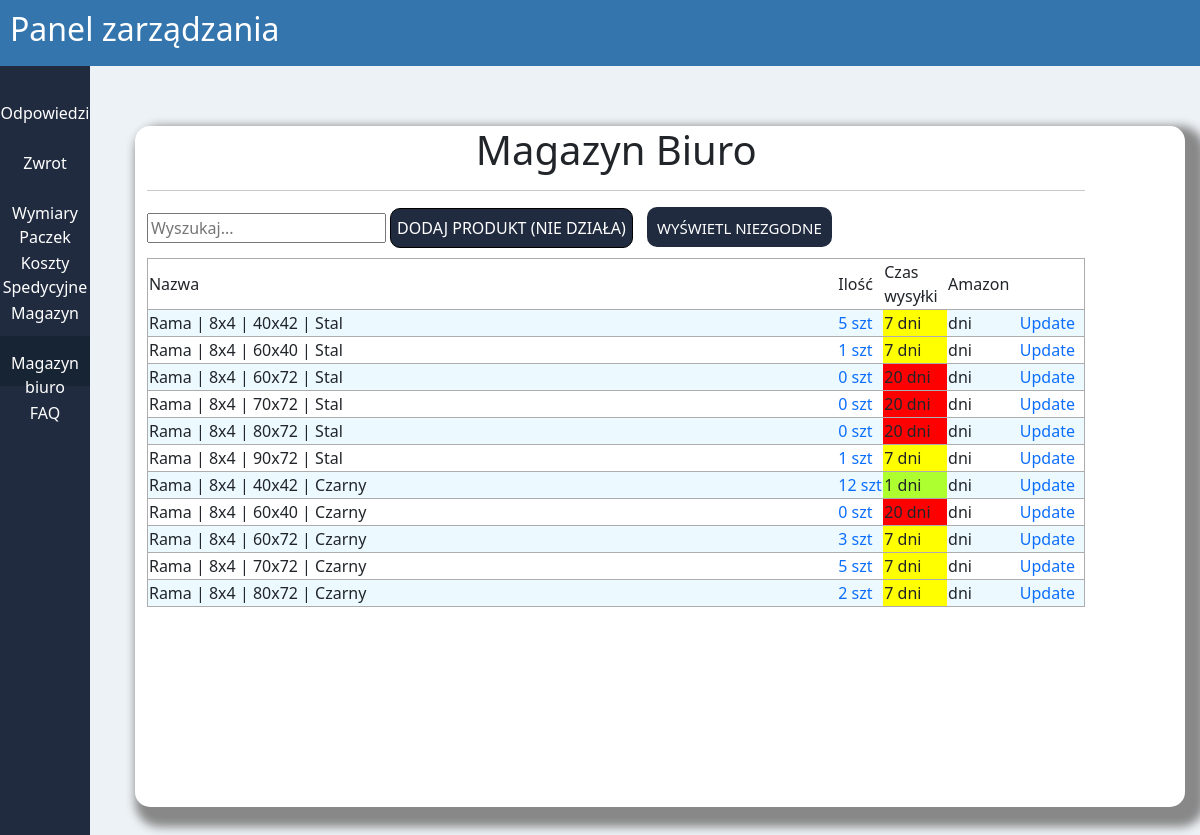
/filtr.php, run on the app's committed database.
### tables this page shows
CREATE TABLE `karosek` (
  `ID` int(11) NOT NULL,
  `Nazwa` text NOT NULL,
  `Profil` varchar(55) NOT NULL,
  `Rozmiar` text NOT NULL,
  `Kolor` text NOT NULL,
  `Ilosc` int(11) NOT NULL,
  `czas_jest` text NOT NULL,
  `ebay` varchar(10) NOT NULL,
  `shopper` varchar(10) NOT NULL,
  `kaufland` varchar(10) NOT NULL,
  `cdiscount` varchar(10) NOT NULL,
  `etsy` varchar(10) NOT NULL,
  `allegro` varchar(10) NOT NULL
);

### filtr.php (the view, shortened to what this page needs)
<?php
    $kolumna = $_GET['kolumna'];
    require "connect.php";
    $conn = new mysqli($host, $db_user, $db_password, $db_name);
    $sql = "SELECT * FROM karosek;";
    $conn->set_charset("utf8");
	  $result = $conn->query($sql);
    ?>
<!DOCTYPE html>
<html lang="en">
<head>
<?php
require "addons/head.php";
?>
</head>
<body
    <?php
    require 'addons/title.php'
?>
<div class="row">
    <?php
    require 'addons/navbar.php'
    ?>
    <div class="col-11">
        <div class="row odstep bialy cien">
            <div class="col-11">
            <h1 class="srodek">Magazyn Biuro</h1>
            <hr>
            <input type="text" id="myInput" onkeyup="myFunction()" placeholder="Wyszukaj...">
            <a href="nowy_produkt.php"><button>Dodaj produkt (nie działa)</button></a>
            <button class="sortowanie">Wyświetl niezgodne</button>
            <table id="myTable">
              <tr>
                <td>Nazwa</td>
                <td>Ilość</td>
                <td>Czas wysyłki</td>
                <td>Amazon</td>
              </tr>
        <?php
                    while($row = $result->fetch_assoc()) {
                      $id = $row['ID'];
                      $nazwa = $row['Nazwa'];
                      $profil = $row['Profil'];
                      $rozmiar = $row['Rozmiar'];
                      $kolory = $row['Kolor'];
                      $ilosc = $row['Ilosc'];
                      $kolor_klasa = "none";
                        if ($ilosc <= 5 AND $ilosc >= 1) {
                          $kolor = "zolty";
                          $czas_powinien = "7";
                        }
                        elseif ($ilosc <= 0)
                        {
                          $kolor = "czerwony";
                          $czas_powinien = "20";
                        }
                        elseif ($ilosc > 5)
                        {
                          $kolor ="zielony";
                          $czas_powinien = "1";
                        }
                        if ($ilosc >5 )
                        {
                          $czas_powinien = "1";
                        }
                        if ($czas == $czas_powinien){}
                        else {
                          echo "<tr>";
                        echo '<td class="duze">'.$nazwa.' | '.$profil.' | '.$rozmiar.' | '.$kolory.'</td>';
                        echo '<td class="reszta"><a href = update.php?id='.$id.'&il='.$ilosc.'>'.$ilosc.' szt</a></td>';
                        echo '<td class="reszta '.$kolor.'">'.$czas_powinien.' dni</td>';
                        echo '<td class="reszta '.$kolor_klasa.'">'.$czas.' dni</td>';
                        echo '<td class="reszta"><a href = commands/update_pojedynczy.php?id='.$id.'&il='.$czas.'&kol='.$kolumna.'>Update</a></td>';
                        echo "</tr>";
                        }
                    }
                        ?>
            </table>
            </div>
            </div>
            </div>
</body>
</html>

### assets/css/style.css (style rules this page uses)
body { background-color: #edf2f6; overflow-x: hidden; }
button { outline: none; height: 40px; margin-bottom: 10px; margin-right: 10px; font-size: 1em; -webkit-box-sizing: border-box; box-sizing: border-box; border: none; text-transform: uppercase; cursor: pointer; -webkit-transition: all .2s ease-in-out; transition: all .2s ease-in-out; background-color: #202b3f; color: white; border: 1px solid black; border-radius: 10px; }
.srodek { text-align: center; }
.odstep { margin-top: 60px; margin-left: 3%; margin-right: 3%; padding-bottom: 200px; }
a { text-decoration: none; }
.bialy { background-color: white; border-radius: 15px; margin-right: 15px; }
.cien { -webkit-box-shadow: 10px 10px 10px 10px #888888; box-shadow: 10px 10px 10px 10px #888888; }
.duze { width: 60%; }
.reszta { width: 4%; }
.tabela table, tr { -ms-flex-line-pack: center; align-content: center; border-radius: 12px; border: solid 1px #adadad; }
tr:nth-child(even) { background-color: #ecfaff; }
.czerwony { background-color: red; }
.zolty { background-color: yellow; }
.sortowanie { background-color: #202b3f; color: white; cursor: pointer; padding: 10px; border: none; text-align: left; outline: none; font-size: 15px; -webkit-transition: 0.4s; transition: 0.4s; }
.zielony { background-color: greenyellow; }

### data on the page
karosek: Nazwa "Rama", Profil "8x4", Rozmiar "40x42", Kolor "Stal", Ilosc "5", Ilosc "7"
karosek: Nazwa "Rama", Profil "8x4", Rozmiar "60x40", Kolor "Stal", Ilosc "1", Ilosc "7"
karosek: Nazwa "Rama", Profil "8x4", Rozmiar "60x72", Kolor "Stal", Ilosc "0", Ilosc "20"
karosek: Nazwa "Rama", Profil "8x4", Rozmiar "70x72", Kolor "Stal", Ilosc "0", Ilosc "20"
karosek: Nazwa "Rama", Profil "8x4", Rozmiar "80x72", Kolor "Stal", Ilosc "0", Ilosc "20"
karosek: Nazwa "Rama", Profil "8x4", Rozmiar "90x72", Kolor "Stal", Ilosc "1", Ilosc "7"
karosek: Nazwa "Rama", Profil "8x4", Rozmiar "40x42", Kolor "Czarny", Ilosc "12", Ilosc "1"
karosek: Nazwa "Rama", Profil "8x4", Rozmiar "60x40", Kolor "Czarny", Ilosc "0", Ilosc "20"
karosek: Nazwa "Rama", Profil "8x4", Rozmiar "60x72", Kolor "Czarny", Ilosc "3", Ilosc "7"
karosek: Nazwa "Rama", Profil "8x4", Rozmiar "70x72", Kolor "Czarny", Ilosc "5", Ilosc "7"
karosek: Nazwa "Rama", Profil "8x4", Rozmiar "80x72", Kolor "Czarny", Ilosc "2", Ilosc "7"
